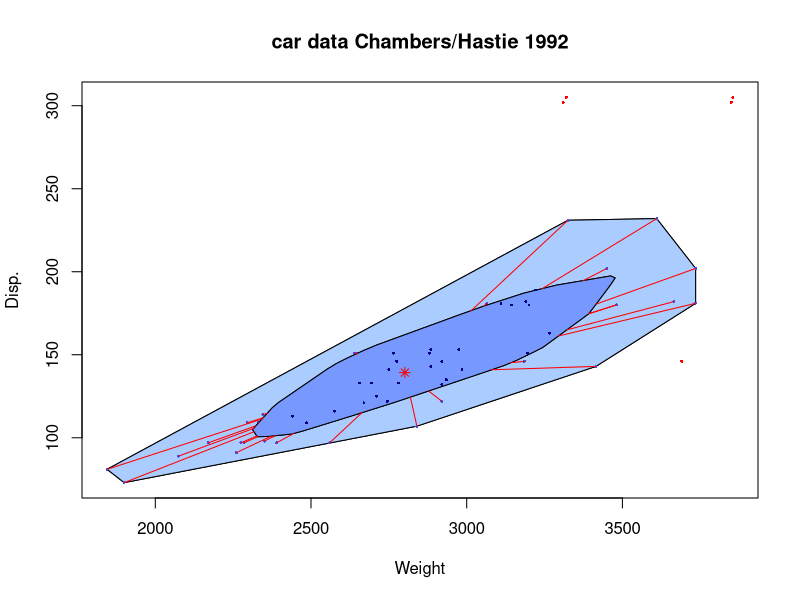

Recreate this plot in R.
# R Graph Gallery  http://addictedtor.free.fr/graphiques/
layout(matrix(1:1))
#--------------------------------------------------------
   
require(rpart) 


####################################"
# the source code for the function
# from
#
# http://www.wiwi.uni-bielefeld.de/~wolf/software/R-wtools/bagplot/bagplot.R
#
####################################
##start:##
compute.bagplot<-function(x,y,
   factor=3, # expanding factor for bag to get the loop 
   approx.limit=300, # limit 
   dkmethod=2, # in 1:2; there are two methods for approximating the bag
   precision=1, # controls precisionn of computation
   verbose=FALSE,debug.plots="no" # tools for debugging 
){

  #pwolf 050921

# define some functions
win<-function(dx,dy){  atan2(y=dy,x=dx) } 
out.of.polygon<-function(xy,pg){ 
  if(nrow(pg)==1) return(pg) 
  pgcenter<-apply(pg,2,mean) 
  pg<-cbind(pg[,1]-pgcenter[1],pg[,2]-pgcenter[2]) 
  xy<-cbind(xy[,1]-pgcenter[1],xy[,2]-pgcenter[2]) 
  extr<-rep(FALSE,nrow(xy)) 
  for(i in seq(nrow(xy))){ 
    alpha<-sort((win(xy[i,1]-pg[,1],xy[i,2]-pg[,2]))%%(2*pi)) 
    extr[i]<-pi<max(diff(alpha)) | 
             pi<(alpha[1]+2*pi-alpha[length(alpha)]) 
  }
  extr
}
cut.z.pg<-function(zx,zy,p1x,p1y,p2x,p2y){ 
  a2<-(p2y-p1y)/(p2x-p1x); a1<-zy/zx
  sx<-(p1y-a2*p1x)/(a1-a2); sy<-a1*sx
  sxy<-cbind(sx,sy) 
  h<-any(is.nan(sxy))||any(is.na(sxy))||any(Inf==abs(sxy)) 
  if(h){
  if(!exists("verbose")) verbose<-FALSE 
    if(verbose) cat("special") 
    # points on line defined by line segment
    h<-0==(a1-a2) & sign(zx)==sign(p1x) 
       sx<-ifelse(h,p1x,sx); sy<-ifelse(h,p1y,sy) 
    h<-0==(a1-a2) & sign(zx)!=sign(p1x) 
       sx<-ifelse(h,p2x,sx); sy<-ifelse(h,p2y,sy) 
    # line segment vertical
    #   & center NOT ON line segment
    h<-p1x==p2x & zx!=p1x & p1x!=0
       sx<-ifelse(h,p1x,sx); sy<-ifelse(h,zy*p1x/zx,sy) 
    #   & center ON line segment
    h<-p1x==p2x & zx!=p1x & p1x==0
       sx<-ifelse(h,p1x,sx); sy<-ifelse(h,0,sy) 
    #   & center ON line segment & point on line
    h<-p1x==p2x & zx==p1x & p1x==0 & sign(zy)==sign(p1y) 
       sx<-ifelse(h,p1x,sx); sy<-ifelse(h,p1y,sy) 
    h<-p1x==p2x & zx==p1x & p1x==0 & sign(zy)!=sign(p1y) 
       sx<-ifelse(h,p1x,sx); sy<-ifelse(h,p2y,sy) 
    #  points identical to end points of line segment
    h<-zx==p1x & zy==p1y; sx<-ifelse(h,p1x,sx); sy<-ifelse(h,p1y,sy) 
    h<-zx==p2x & zy==p2y; sx<-ifelse(h,p2x,sx); sy<-ifelse(h,p2y,sy) 
    # point of z is center
    h<-zx==0 & zy==0; sx<-ifelse(h,0,sx); sy<-ifelse(h,0,sy) 
    sxy<-cbind(sx,sy) 
  } # end of special cases
  #if(verbose){ print(rbind(a1,a2));print(cbind(zx,zy,p1x,p1y,p2x,p2y,sxy))}
  if(!exists("debug.plots")) debug.plots<-"no" 
  if(debug.plots=="all"){ 
    segments(sxy[,1],sxy[,2],zx,zy,col="red") 
    segments(0,0,sxy[,1],sxy[,2],type="l",col="green",lty=2) 
    points(sxy,col="red") 
  }
  return(sxy) 
}
find.cut.z.pg<-function(z,pg,center=c(0,0),debug.plots="no"){ 
  if(!is.matrix(z)) z<-rbind(z) 
  if(1==nrow(pg)) return(matrix(center,nrow(z),2,TRUE)) 
  n.pg<-nrow(pg); n.z<-nrow(z) 
  # center z and pg
  z<-cbind(z[,1]-center[1],z[,2]-center[2]) 
  pgo<-pg; pg<-cbind(pg[,1]-center[1],pg[,2]-center[2]) 
  if(!exists("debug.plots")) debug.plots<-"no" 
  if(debug.plots=="all"){plot(rbind(z,pg,0),bty="n"); points(z,pch="p") 
           lines(c(pg[,1],pg[1,1]),c(pg[,2],pg[1,2]))} 
  # find angles of pg und z
  apg<-win(pg[,1],pg[,2])
  apg[is.nan(apg)]<-0; a<-order(apg); apg<-apg[a]; pg<-pg[a,] 
  az<-win(z[,1],z[,2])
  # find line segments
  segm.no<-apply((outer(apg,az,"<")),2,sum) 
  segm.no<-ifelse(segm.no==0,n.pg,segm.no) 
  next.no<-1+(segm.no %% length(apg)) 
  # compute cut points
  cuts<-cut.z.pg(z[,1],z[,2],pg[segm.no,1],pg[segm.no,2], 
                             pg[next.no,1],pg[next.no,2])
  # rescale
  cuts<-cbind(cuts[,1]+center[1],cuts[,2]+center[2]) 
  return(cuts) 
}
hdepth.of.points<-function(tp,n){ 
  n.tp<-nrow(tp) 
  tphdepth<-rep(0,n.tp); dpi<-2*pi-0.000001 
  minusplus<-c(rep(-1,n),rep(1,n)) 
  for(j in 1:n.tp) {
    dx<-tp[j,1]-xy[,1]; dy<-tp[j,2]-xy[,2]
    a<-win(dx,dy)+pi; h<-a<10;a<-a[h]; ident<-sum(!h) 
    init<-sum(a < pi); a.shift<-(a+pi) %% dpi 
    h<-cumsum(minusplus[order(c(a,a.shift))]) 
    tphdepth[j]<-init+min(h)+1 
    # tphdepth[j]<-init+min(h)+ident; cat("SUMME",ident)
  }
  tphdepth
}
expand.hull<-function(pg,k){

resolution<-floor(20*precision) 
pg0<-xy[hdepth==1,]
pg0<-pg0[chull(pg0[,1],pg0[,2]),] 
end.points<-find.cut.z.pg(pg,pg0,center=center,debug.plots=debug.plots) 
lam<-((0:resolution)^1)/resolution^1

pg.new<-pg 
for(i in 1:nrow(pg)){ 
  tp<-cbind(pg[i,1]+lam*(end.points[i,1]-pg[i,1]), 
            pg[i,2]+lam*(end.points[i,2]-pg[i,2])) 
  hd.tp<-hdepth.of.points(tp,nrow(xy)) 
  ind<-max(sum(hd.tp>=k),1) 
  if(ind<length(hd.tp)){  # hd.tp[ind]>k && 
    tp<-cbind(tp[ind,1]+lam*(tp[ind+1,1]-tp[ind,1]), 
              tp[ind,2]+lam*(tp[ind+1,2]-tp[ind,2]))
    hd.tp<-hdepth.of.points(tp,nrow(xy)) 
    ind<-max(sum(hd.tp>=k),1) 
  }
  pg.new[i,]<-tp[ind,] 
}
pg.new<-pg.new[chull(pg.new[,1],pg.new[,2]),] 
# cat("depth pg.new", hdepth.of.points(pg.new,n))

pg.add<-0.5*(pg.new+rbind(pg.new[-1,],pg.new[1,])) 
end.points<-find.cut.z.pg(pg,pg0,center=center) 
for(i in 1:nrow(pg.add)){ 
  tp<-cbind(pg.add[i,1]+lam*(end.points[i,1]-pg.add[i,1]), 
            pg.add[i,2]+lam*(end.points[i,2]-pg.add[i,2])) 
  hd.tp<-hdepth.of.points(tp,nrow(xy)) 
  ind<-max(sum(hd.tp>=k),1) 
  if(ind<length(hd.tp)){ # hd.tp[ind]>k && 
    tp<-cbind(tp[ind,1]+lam*(tp[ind+1,1]-tp[ind,1]), 
              tp[ind,2]+lam*(tp[ind+1,2]-tp[ind,2]))
    hd.tp<-hdepth.of.points(tp,nrow(xy)) 
    ind<-max(sum(hd.tp>=k),1) 
  }
  pg.add[i,]<-tp[ind,]
}
# cat("depth pg.add", hdepth.of.points(pg.add,n))

pg.new<-rbind(pg.new,pg.add) 
pg.new<-pg.new[chull(pg.new[,1],pg.new[,2]),] 
}
cut.p.sl.p.sl<-function(xy1,m1,xy2,m2){ 
  sx<-(xy2[2]-m2*xy2[1]-xy1[2]+m1*xy1[1])/(m1-m2)
  sy<-xy1[2]-m1*xy1[1]+m1*sx
  if(!is.nan(sy)) return( c(sx,sy) ) 
  if(abs(m1)==Inf) return( c(xy1[1],xy2[2]+m2*(xy1[1]-xy2[1])) ) 
  if(abs(m2)==Inf) return( c(xy2[1],xy1[2]+m1*(xy2[1]-xy1[1])) ) 
}
pos.to.pg<-function(z,pg,reverse=FALSE){
  if(reverse){
    int.no<-apply(outer(pg[,1],z[,1],">="),2,sum) 
    zy.on.pg<-pg[int.no,2]+pg[int.no,3]*(z[,1]-pg[int.no,1])
  }else{
    int.no<-apply(outer(pg[,1],z[,1],"<="),2,sum) 
    zy.on.pg<-pg[int.no,2]+pg[int.no,3]*(z[,1]-pg[int.no,1])
  }
  ifelse(z[,2]<zy.on.pg, "lower","higher") 
}
# check input
xydata<-if(missing(y)) x else cbind(x,y) 
if(is.data.frame(xydata)) xydata<-as.matrix(xydata) 
# select sample in case of large data set
very.large.data.set<-nrow(xydata)>approx.limit 
if(!exists(".Random.seed")) set.seed(13) 
save.seed<-.Random.seed 
if(very.large.data.set){ 
  ind<-sample(seq(nrow(xydata)),size=approx.limit) 
  xy<-xydata[ind,]
} else xy<-xydata
n<-nrow(xy) 
points.in.bag<-floor(n/2) 
# if jittering is needed
# the following two lines can be activated
#xy<-xy+cbind(rnorm(n,0,.0001*sd(xy[,1])),
#             rnorm(n,0,.0001*sd(xy[,2])))
assign(".Random.seed",save.seed,env=.GlobalEnv) 
if(verbose) cat("end of initialization") 

prdata<-prcomp(xydata) 
is.one.dim<-(min(prdata[[1]])/max(prdata[[1]]))<0.0001 
if(is.one.dim){ 
 if(verbose) cat("data set one dimensional") 
  center<-colMeans(xydata) 
  res<-list(xy=xy,xydata=xydata,prdata=prdata,is.one.dim=is.one.dim,center=center) 
  class(res)<-"bagplot" 
 return(res) 
}
if(verbose) cat("data not linear") 

dx<-(outer(xy[,1],xy[,1],"-")) 
dy<-(outer(xy[,2],xy[,2],"-")) 
alpha<-atan2(y=dy,x=dx); diag(alpha)<-1200 
for(j in 1:n) alpha[,j]<-sort(alpha[,j]) 
alpha<-alpha[-n,] ; m<-n-1
## quick look inside, just for check
if(debug.plots=="all"){ 
  plot(xy,bty="n"); xdelta<-abs(diff(range(xy[,1]))); dx<-xdelta*.3 
  for(j in 1:n) {
    p<-xy[j,]; dy<-dx*tan(alpha[,j]) 
    segments(p[1]-dx,p[2]-dy,p[1]+dx,p[2]+dy,col=j) 
    text(p[1]-xdelta*.02,p[2],j,col=j) 
  }
}
if(verbose) print("end of computation of angles") 

hdepth<-rep(0,n); dpi<-2*pi-0.000001 
minusplus<-c(rep(-1,m),rep(1,m)) 
for(j in 1:n) {
  a<-alpha[,j]+pi; h<-a<10; a<-a[h]; init<-sum(a < pi) # hallo 
  a.shift<-(a+pi) %% dpi 
  h<-cumsum(minusplus[order(c(a,a.shift))]) 
  hdepth[j]<-init+min(h)+1 #  or do we have to count identical points?: 
#  hdepth[j]<-init+min(h)+sum(xy[j,1]==xy[,1] & xy[j,2]==xy[,2])# hallo
}
if(verbose){print("end of computation of hdepth:"); print(hdepth)} 
## quick look inside, just for a check
if(debug.plots=="all"){ 
  plot(xy,bty="n") 
  xdelta<-abs(diff(range(xy[,1]))); dx<-xdelta*.1 
  for(j in 1:n) {
    a<-alpha[,j]+pi; a<-a[a<10]; init<-sum(a < pi) 
    a.shift<-(a+pi) %% dpi 
    h<-cumsum(minusplus[ao<-(order(c(a,a.shift)))]) 
    no<-which((init+min(h)) == (init+h))[1] 
    p<-xy[j,]; dy<-dx*tan(alpha[,j]) 
    segments(p[1]-dx,p[2]-dy,p[1]+dx,p[2]+dy,col=j,lty=3) 
    dy<-dx*tan(c(sort(a),sort(a))[no]) 
    segments(p[1]-5*dx,p[2]-5*dy,p[1]+5*dx,p[2]+5*dy,col="black") 
    text(p[1]-xdelta*.02,p[2],hdepth[j],col=1,cex=2.5) 
  }
}

hd.table<-table(sort(hdepth)) 
d.k<-cbind(dk=rev(cumsum(rev(hd.table))), 
           k =as.numeric(names(hd.table))) 
k.1<-sum(points.in.bag<d.k[,1]) 
if(nrow(d.k)>1){ 
  k<-d.k[k.1+1,2]
} else {
  k<-d.k[k.1,2]
}
if(verbose){cat("counts of members of dk:"); print(hd.table)} 
if(verbose){cat("end of computation of k, k=",k)} 

center<-apply(xy[which(hdepth==max(hdepth)),,drop=FALSE],2,mean) 
hull.center<-NULL
if(10<nrow(xy)&&length(hd.table)>2){ 
  n.p<-floor(c(32,16,8)[1+(n>50)+(n>200)]*precision) 
  cands<-xy[rev(order(hdepth))[1:6],] 
  cands<-cands[chull(cands[,1],cands[,2]),]; n.c<-nrow(cands) 

  xyextr<-rbind(apply(cands,2,min),apply(cands,2,max)) 
  h1<-seq(xyextr[1,1],xyextr[2,1],length=n.p) 
  h2<-seq(xyextr[1,2],xyextr[2,2],length=n.p) 
  tp<-cbind(matrix(h1,n.p,n.p)[1:n.p^2], 
            matrix(h2,n.p,n.p,TRUE)[1:n.p^2]) 
  tphdepth<-hdepth.of.points(tp,n) 
  hull.center<-tp[which(tphdepth>=(max(tphdepth))),,drop=FALSE] 
  center<-apply(hull.center,2,mean) 
  cands<-hull.center[chull(hull.center[,1],hull.center[,2]),,drop=F] 
  xyextr<-rbind(apply(cands,2,min),apply(cands,2,max)) 
  xydel<-(xyextr[2,]-xyextr[1,])/n.p
  xyextr<-rbind(xyextr[1,]-xydel,xyextr[2,]+xydel) 
  h1<-seq(xyextr[1,1],xyextr[2,1],length=n.p) 
  h2<-seq(xyextr[1,2],xyextr[2,2],length=n.p) 
  tp<-cbind(matrix(h1,n.p,n.p)[1:n.p^2], 
            matrix(h2,n.p,n.p,TRUE)[1:n.p^2]) 
  tphdepth<-hdepth.of.points(tp,n) 
  hull.center<-tp[which(tphdepth>=max(tphdepth)),,drop=FALSE] 
  center<-apply(hull.center,2,mean) 
  hull.center<-hull.center[chull(hull.center[,1],hull.center[,2]),] 
  if(verbose){cat("hull.center",hull.center); print(table(tphdepth)) } 
}
if(verbose) cat("center depth:",hdepth.of.points(rbind(center),n)) 
if(verbose){print("end of computation of center"); print(center)} 
# cat("HALLO"); print(hdepth.of.points(cbind(6.75,4.85),n))
  if(dkmethod==1){

# inner hull of bag
xyi<-xy[hdepth>=k,,drop=FALSE] 
pdk<-xyi[chull(xyi[,1],xyi[,2]),,drop=FALSE] 
# outer hull of bag
xyo<-xy[hdepth>=(k-1),,drop=FALSE] 
pdk.1<-xyo[chull(xyo[,1],xyo[,2]),,drop=FALSE] 
if(verbose)cat("hull computed:") 
#; if(verbose){print(pdk); print(pdk.1) }
if(debug.plots=="all"){ 
  plot(xy,bty="n") 
  h<-rbind(pdk,pdk[1,]); lines(h,col="red",lty=2) 
  h<-rbind(pdk.1,pdk.1[1,]);lines(h,col="blue",lty=3) 
  points(center[1],center[2],pch=8,col="red") 
}
exp.dk<-expand.hull(pdk,k) 
exp.dk.1<-expand.hull(exp.dk,k-1) # pdk.1,k-1,20) 
  }else{

# define direction for hdepth search
num<-floor(c(417,351,171,85,67,43)[sum(n>c(1,50,100,150,200,250))]*precision) 
num.h<-floor(num/2); angles<-seq(0,pi,length=num.h) 
ang<-tan(pi/2-angles) 
# standardization of data set
xym<-apply(xy,2,mean); xysd<-apply(xy,2,sd) 
xyxy<-cbind((xy[,1]-xym[1])/xysd[1],(xy[,2]-xym[2])/xysd[2]) 
kkk<-k
ia<-1; a<-angles[ia]; xyt<-xyxy%*%c(cos(a),-sin(a)); xyto<-order(xyt) 
# initial for upper part
ind.k <-xyto[kkk]; cutp<-c(xyxy[ind.k,1],-10)
dxy<-diff(range(xyxy)) 
pg<-rbind(c(cutp[1],-dxy,Inf),c(cutp[1],dxy,NA)) 
# initial for lower part
ind.kk<-xyto[n+1-kkk]; cutpl<-c(xyxy[ind.kk,1],10)
pgl<-rbind(c(cutpl[1],dxy,Inf),c(cutpl[1],-dxy,NA)) 
if(debug.plots=="all"){ plot(xyxy,type="p",bty="n") 
# text(xy,,1:n,col="blue")
# hx<-xy[ind.k,c(1,1)]; hy<-xy[ind.k,c(2,2)]
# segments(hx,hy,c(10,-10),hy+ang[ia]*(c(10,-10)-hx),lty=2)
# text(hx+rnorm(1,,.1),hy+rnorm(1,,.1),ia)
}
for(ia in seq(angles)[-1]){ 

# determine critical points pnew and pnewl of direction a
### cat("ia",ia)
a<-angles[ia]; angtan<-ang[ia]; xyt<-xyxy%*%c(cos(a),-sin(a)); xyto<-order(xyt) 
ind.k <-xyto[kkk]; ind.kk<-xyto[n+1-kkk]; pnew<-xyxy[ind.k,]; pnewl<-xyxy[ind.kk,]
if(debug.plots=="all") points(pnew[1],pnew[2],col="red") 
# new limiting lines are defined by pnew / pnewl and slope a
# find segment of polygon that is cut by new limiting line and cut
if(abs(angtan)>1e10){  ###  cat("y=c case") 
    pg.no<-sum(pg[,1]<pnew[1]) 
    cutp<-c(pnew[1],pg[pg.no,2]+pg[pg.no,3]*(pnew[1]-pg[pg.no,1]))
    pg.nol<-sum(pgl[,1]>=pnewl[1]) 
    cutpl<-c(pnewl[1],pgl[pg.nol,2]+pgl[pg.nol,3]*(pnewl[1]-pgl[pg.nol,1]))
}else{    ### cat("normal case")
    pg.inter<-pg[,2]-angtan*pg[,1]; pnew.inter<-pnew[2]-angtan*pnew[1]
    pg.no<-sum(pg.inter<pnew.inter) 
    cutp<-cut.p.sl.p.sl(pnew,ang[ia],pg[pg.no,1:2],pg[pg.no,3]) 
    pg.interl<-pgl[,2]-angtan*pgl[,1]; pnew.interl<-pnewl[2]-angtan*pnewl[1]
    pg.nol<-sum(pg.interl>pnew.interl) 
    cutpl<-cut.p.sl.p.sl(pnewl,angtan,pgl[pg.nol,1:2],pgl[pg.nol,3]) 
}
# update pg, pgl
pg<-rbind(pg[1:pg.no,],c(cutp,angtan),c(cutp[1]+dxy, cutp[2]+angtan*dxy,NA)) 
pgl<-rbind(pgl[1:pg.nol,],c(cutpl,angtan),c(cutpl[1]-dxy, cutpl[2]-angtan*dxy,NA)) 
#########################################
#### cat("angtan",angtan,"pg.no",pg.no,"pkt:",pnew)
# if(ia==stopp) lines(pg,type="b",col="green")
if(debug.plots=="all"){ 
  points(pnew[1],pnew[2],col="red") 
  hx<-xyxy[ind.k,c(1,1)]; hy<-xyxy[ind.k,c(2,2)]
  segments(hx,hy,c(10,-10),hy+ang[ia]*(c(10,-10)-hx),lty=2) 
#  text(hx+rnorm(1,,.1),hy+rnorm(1,,.1),ia)
#print(pg)
# if(ia==stopp) lines(pgl,type="b",col="green")
  points(cutpl[1],cutpl[2],col="red") 
  hx<-xyxy[ind.kk,c(1,1)]; hy<-xyxy[ind.kk,c(2,2)]
  segments(hx,hy,c(10,-10),hy+ang[ia]*(c(10,-10)-hx),lty=2) 
#  text(hx+rnorm(1,,.1),hy+rnorm(1,,.1),ia)
#print(pgl)
}
}
pg<-pg[-nrow(pg),][-1,,drop=F]; pgl<-pgl[-nrow(pgl),][-1,,drop=FALSE] 
indl<-pos.to.pg(pgl,pg); indu<-pos.to.pg(pg,pgl,TRUE)
npg<-nrow(pg); npgl<-nrow(pgl) 
rnuml<-rnumu<-lnuml<-lnumu<-0; sl<-pg[1,1:2]; sr<-pgl[1,1:2]
# right region
if(indl[1]=="higher"&indu[npg]=="lower"){
  rnuml<-which(indl=="lower")[1]-1; xyl<-pgl[rnuml,] # 
  rnumu<-which(rev(indu=="higher"))[1]; xyu<-pg[npg+1-rnumu,] # 
  sr<-cut.p.sl.p.sl(xyl[1:2],xyl[3],xyu[1:2],xyu[3]) 
}
# left region
if(indl[npgl]=="higher"&indu[1]=="lower"){
  lnuml<-which(rev(indl=="lower"))[1]; xyl<-pgl[npgl+1-lnuml,] # 
  lnumu<-which(indu=="higher")[1]-1; xyu<-pg[lnumu,] #? 
  sl<-cut.p.sl.p.sl(xyl[1:2],xyl[3],xyu[1:2],xyu[3]) 
}
pgl<-pgl[(rnuml+1):(npgl-lnuml),1:2,drop=FALSE] 
pg <-pg [(lnumu+1):(npg -rnumu),1:2,drop=FALSE] 
pg<-rbind(pg,sr,pgl,sl) 
pg<-pg[chull(pg[,1],pg[,2]),] 
if(debug.plots=="all") lines(rbind(pg,pg[1,]),col="red") 
exp.dk<-cbind(pg[,1]*xysd[1]+xym[1],pg[,2]*xysd[2]+xym[2]) 
if(kkk>1) kkk<-kkk-1
ia<-1; a<-angles[ia]; xyt<-xyxy%*%c(cos(a),-sin(a)); xyto<-order(xyt) 
# initial for upper part
ind.k <-xyto[kkk]; cutp<-c(xyxy[ind.k,1],-10)
dxy<-diff(range(xyxy)) 
pg<-rbind(c(cutp[1],-dxy,Inf),c(cutp[1],dxy,NA)) 
# initial for lower part
ind.kk<-xyto[n+1-kkk]; cutpl<-c(xyxy[ind.kk,1],10)
pgl<-rbind(c(cutpl[1],dxy,Inf),c(cutpl[1],-dxy,NA)) 
if(debug.plots=="all"){ plot(xyxy,type="p",bty="n") 
# text(xy,,1:n,col="blue")
# hx<-xy[ind.k,c(1,1)]; hy<-xy[ind.k,c(2,2)]
# segments(hx,hy,c(10,-10),hy+ang[ia]*(c(10,-10)-hx),lty=2)
# text(hx+rnorm(1,,.1),hy+rnorm(1,,.1),ia)
}
for(ia in seq(angles)[-1]){ 

# determine critical points pnew and pnewl of direction a
### cat("ia",ia)
a<-angles[ia]; angtan<-ang[ia]; xyt<-xyxy%*%c(cos(a),-sin(a)); xyto<-order(xyt) 
ind.k <-xyto[kkk]; ind.kk<-xyto[n+1-kkk]; pnew<-xyxy[ind.k,]; pnewl<-xyxy[ind.kk,]
if(debug.plots=="all") points(pnew[1],pnew[2],col="red") 
# new limiting lines are defined by pnew / pnewl and slope a
# find segment of polygon that is cut by new limiting line and cut
if(abs(angtan)>1e10){  ###  cat("y=c case") 
    pg.no<-sum(pg[,1]<pnew[1]) 
    cutp<-c(pnew[1],pg[pg.no,2]+pg[pg.no,3]*(pnew[1]-pg[pg.no,1]))
    pg.nol<-sum(pgl[,1]>=pnewl[1]) 
    cutpl<-c(pnewl[1],pgl[pg.nol,2]+pgl[pg.nol,3]*(pnewl[1]-pgl[pg.nol,1]))
}else{    ### cat("normal case")
    pg.inter<-pg[,2]-angtan*pg[,1]; pnew.inter<-pnew[2]-angtan*pnew[1]
    pg.no<-sum(pg.inter<pnew.inter) 
    cutp<-cut.p.sl.p.sl(pnew,ang[ia],pg[pg.no,1:2],pg[pg.no,3]) 
    pg.interl<-pgl[,2]-angtan*pgl[,1]; pnew.interl<-pnewl[2]-angtan*pnewl[1]
    pg.nol<-sum(pg.interl>pnew.interl) 
    cutpl<-cut.p.sl.p.sl(pnewl,angtan,pgl[pg.nol,1:2],pgl[pg.nol,3]) 
}
# update pg, pgl
pg<-rbind(pg[1:pg.no,],c(cutp,angtan),c(cutp[1]+dxy, cutp[2]+angtan*dxy,NA)) 
pgl<-rbind(pgl[1:pg.nol,],c(cutpl,angtan),c(cutpl[1]-dxy, cutpl[2]-angtan*dxy,NA)) 
#########################################
#### cat("angtan",angtan,"pg.no",pg.no,"pkt:",pnew)
# if(ia==stopp) lines(pg,type="b",col="green")
if(debug.plots=="all"){ 
  points(pnew[1],pnew[2],col="red") 
  hx<-xyxy[ind.k,c(1,1)]; hy<-xyxy[ind.k,c(2,2)]
  segments(hx,hy,c(10,-10),hy+ang[ia]*(c(10,-10)-hx),lty=2) 
#  text(hx+rnorm(1,,.1),hy+rnorm(1,,.1),ia)
#print(pg)
# if(ia==stopp) lines(pgl,type="b",col="green")
  points(cutpl[1],cutpl[2],col="red") 
  hx<-xyxy[ind.kk,c(1,1)]; hy<-xyxy[ind.kk,c(2,2)]
  segments(hx,hy,c(10,-10),hy+ang[ia]*(c(10,-10)-hx),lty=2) 
#  text(hx+rnorm(1,,.1),hy+rnorm(1,,.1),ia)
#print(pgl)
}
}
pg<-pg[-nrow(pg),][-1,,drop=F]; pgl<-pgl[-nrow(pgl),][-1,,drop=FALSE] 
indl<-pos.to.pg(pgl,pg); indu<-pos.to.pg(pg,pgl,TRUE)
npg<-nrow(pg); npgl<-nrow(pgl) 
rnuml<-rnumu<-lnuml<-lnumu<-0; sl<-pg[1,1:2]; sr<-pgl[1,1:2]
# right region
if(indl[1]=="higher"&indu[npg]=="lower"){
  rnuml<-which(indl=="lower")[1]-1; xyl<-pgl[rnuml,] # 
  rnumu<-which(rev(indu=="higher"))[1]; xyu<-pg[npg+1-rnumu,] # 
  sr<-cut.p.sl.p.sl(xyl[1:2],xyl[3],xyu[1:2],xyu[3]) 
}
# left region
if(indl[npgl]=="higher"&indu[1]=="lower"){
  lnuml<-which(rev(indl=="lower"))[1]; xyl<-pgl[npgl+1-lnuml,] # 
  lnumu<-which(indu=="higher")[1]-1; xyu<-pg[lnumu,] #? 
  sl<-cut.p.sl.p.sl(xyl[1:2],xyl[3],xyu[1:2],xyu[3]) 
}
pgl<-pgl[(rnuml+1):(npgl-lnuml),1:2,drop=FALSE] 
pg <-pg [(lnumu+1):(npg -rnumu),1:2,drop=FALSE] 
pg<-rbind(pg,sr,pgl,sl) 
pg<-pg[chull(pg[,1],pg[,2]),] 
if(debug.plots=="all") lines(rbind(pg,pg[1,]),col="red") 
exp.dk.1<-cbind(pg[,1]*xysd[1]+xym[1],pg[,2]*xysd[2]+xym[2]) 
  }

lambda<-if(nrow(d.k)==1) 0.5 else 
                         (n/2-d.k[k.1+1,1])/(d.k[k.1,1]-d.k[k.1+1,1])
if(verbose) cat("lambda",lambda) 

cut.on.pdk.1<-find.cut.z.pg(exp.dk,  exp.dk.1,center=center) 
cut.on.pdk  <-find.cut.z.pg(exp.dk.1,exp.dk,  center=center) 
# expand inner polgon
h1<-(1-lambda)*exp.dk+lambda*cut.on.pdk.1 
# shrink outer polygon
h2<-(1-lambda)*cut.on.pdk+lambda*exp.dk.1 
h<-rbind(h1,h2); hull.bag<-h[chull(h[,1],h[,2]),] 
if(verbose)cat("bag completed:") #if(verbose)print(hull.bag) 
if(debug.plots=="all"){   lines(hull.bag,col="red") } 

hull.loop<-cbind(hull.bag[,1]-center[1],hull.bag[,2]-center[2]) 
hull.loop<-factor*hull.loop 
hull.loop<-cbind(hull.loop[,1]+center[1],hull.loop[,2]+center[2]) 
if(verbose) cat("loop computed") 

if(!very.large.data.set){ 
  pxy.bag    <-xydata[hdepth>= k   ,,drop=FALSE] 
  pkt.cand   <-xydata[hdepth==(k-1),,drop=FALSE] 
  pkt.not.bag<-xydata[hdepth< (k-1),,drop=FALSE] 
  if(length(pkt.cand)>0){ 
    outside<-out.of.polygon(pkt.cand,hull.bag) 
    if(sum(!outside)>0) 
      pxy.bag    <-rbind(pxy.bag,     pkt.cand[!outside,]) 
    if(sum( outside)>0) 
      pkt.not.bag<-rbind(pkt.not.bag, pkt.cand[ outside,]) 
  }
}else {
  extr<-out.of.polygon(xydata,hull.bag) 
  pxy.bag    <-xydata[!extr,]
  pkt.not.bag<-xydata[extr,,drop=FALSE] 
}
if(length(pkt.not.bag)>0){ 
  extr<-out.of.polygon(pkt.not.bag,hull.loop) 
  pxy.outlier<-pkt.not.bag[extr,,drop=FALSE] 
  if(0==length(pxy.outlier)) pxy.outlier<-NULL 
  pxy.outer<-pkt.not.bag[!extr,,drop=FALSE] 
}else{
  pxy.outer<-pxy.outlier<-NULL 
}
if(verbose) cat("points of bag, outer points and outlier identified") 

hull.loop<-rbind(pxy.outer,hull.bag) 
hull.loop<-hull.loop[chull(hull.loop[,1],hull.loop[,2]),] 
if(verbose) cat("end of computation of loop") 

assign(".Random.seed",save.seed,env=.GlobalEnv) 
res<-list( 
 center=center,
 pxy.bag=pxy.bag,
 pxy.outer=if(length(pxy.outer)>0) pxy.outer else NULL, 
 pxy.outlier=if(length(pxy.outlier)>0) pxy.outlier else NULL, 
 hull.center=hull.center,
 hull.bag=hull.bag,
 hull.loop=hull.loop,
 hdepths=hdepth,
 is.one.dim=is.one.dim, 
 prdata=prdata,
 xy=xy,xydata=xydata
)
if(verbose) res<-c(res,list(exp.dk=exp.dk,exp.dk.1=exp.dk.1,hdepth=hdepth)) 
class(res)<-"bagplot" 
return(res) 
}
plot.bagplot<-function(bagplot.obj, 
   show.outlier=TRUE,# if TRUE outlier are shown 
   show.whiskers=TRUE, # if TRUE whiskers are shown 
   show.looppoints=TRUE, # if TRUE points in loop are shown 
   show.bagpoints=TRUE, # if TRUE points in bag are shown 
   show.loophull=TRUE, # if TRUE loop is shown 
   show.baghull=TRUE, # if TRUE bag is shown 
   add=FALSE, # if TRUE graphical elements are added to actual plot
   pch=16,cex=.4,..., # to define further parameters of plot
   verbose=FALSE # tools for debugging
){

win<-function(dx,dy){  atan2(y=dy,x=dx) } 

cut.z.pg<-function(zx,zy,p1x,p1y,p2x,p2y){ 
  a2<-(p2y-p1y)/(p2x-p1x); a1<-zy/zx
  sx<-(p1y-a2*p1x)/(a1-a2); sy<-a1*sx
  sxy<-cbind(sx,sy) 
  h<-any(is.nan(sxy))||any(is.na(sxy))||any(Inf==abs(sxy)) 
  if(h){
  if(!exists("verbose")) verbose<-FALSE 
    if(verbose) cat("special") 
    # points on line defined by line segment
    h<-0==(a1-a2) & sign(zx)==sign(p1x) 
       sx<-ifelse(h,p1x,sx); sy<-ifelse(h,p1y,sy) 
    h<-0==(a1-a2) & sign(zx)!=sign(p1x) 
       sx<-ifelse(h,p2x,sx); sy<-ifelse(h,p2y,sy) 
    # line segment vertical
    #   & center NOT ON line segment
    h<-p1x==p2x & zx!=p1x & p1x!=0
       sx<-ifelse(h,p1x,sx); sy<-ifelse(h,zy*p1x/zx,sy) 
    #   & center ON line segment
    h<-p1x==p2x & zx!=p1x & p1x==0
       sx<-ifelse(h,p1x,sx); sy<-ifelse(h,0,sy) 
    #   & center ON line segment & point on line
    h<-p1x==p2x & zx==p1x & p1x==0 & sign(zy)==sign(p1y) 
       sx<-ifelse(h,p1x,sx); sy<-ifelse(h,p1y,sy) 
    h<-p1x==p2x & zx==p1x & p1x==0 & sign(zy)!=sign(p1y) 
       sx<-ifelse(h,p1x,sx); sy<-ifelse(h,p2y,sy) 
    #  points identical to end points of line segment
    h<-zx==p1x & zy==p1y; sx<-ifelse(h,p1x,sx); sy<-ifelse(h,p1y,sy) 
    h<-zx==p2x & zy==p2y; sx<-ifelse(h,p2x,sx); sy<-ifelse(h,p2y,sy) 
    # point of z is center
    h<-zx==0 & zy==0; sx<-ifelse(h,0,sx); sy<-ifelse(h,0,sy) 
    sxy<-cbind(sx,sy) 
  } # end of special cases
  #if(verbose){ print(rbind(a1,a2));print(cbind(zx,zy,p1x,p1y,p2x,p2y,sxy))}
  if(!exists("debug.plots")) debug.plots<-"no" 
  if(debug.plots=="all"){ 
    segments(sxy[,1],sxy[,2],zx,zy,col="red") 
    segments(0,0,sxy[,1],sxy[,2],type="l",col="green",lty=2) 
    points(sxy,col="red") 
  }
  return(sxy) 
}

find.cut.z.pg<-function(z,pg,center=c(0,0),debug.plots="no"){ 
  if(!is.matrix(z)) z<-rbind(z) 
  if(1==nrow(pg)) return(matrix(center,nrow(z),2,TRUE)) 
  n.pg<-nrow(pg); n.z<-nrow(z) 
  # center z and pg
  z<-cbind(z[,1]-center[1],z[,2]-center[2]) 
  pgo<-pg; pg<-cbind(pg[,1]-center[1],pg[,2]-center[2]) 
  if(!exists("debug.plots")) debug.plots<-"no" 
  if(debug.plots=="all"){plot(rbind(z,pg,0),bty="n"); points(z,pch="p") 
           lines(c(pg[,1],pg[1,1]),c(pg[,2],pg[1,2]))} 
  # find angles of pg und z
  apg<-win(pg[,1],pg[,2])
  apg[is.nan(apg)]<-0; a<-order(apg); apg<-apg[a]; pg<-pg[a,] 
  az<-win(z[,1],z[,2])
  # find line segments
  segm.no<-apply((outer(apg,az,"<")),2,sum) 
  segm.no<-ifelse(segm.no==0,n.pg,segm.no) 
  next.no<-1+(segm.no %% length(apg)) 
  # compute cut points
  cuts<-cut.z.pg(z[,1],z[,2],pg[segm.no,1],pg[segm.no,2], 
                             pg[next.no,1],pg[next.no,2])
  # rescale
  cuts<-cbind(cuts[,1]+center[1],cuts[,2]+center[2]) 
  return(cuts) 
}
 for(i in seq(along=bagplot.obj)) 
    eval(parse(text=paste(names(bagplot.obj)[i],"<-bagplot.obj[[",i,"]]"))) 
 if(is.one.dim){ 

  if(verbose) cat("data set one dimensional") 
  prdata<-prdata[[2]];
  trdata<-xydata%*%prdata; ytr<-mean(trdata[,2]) 
  boxplotres<-boxplot(trdata[,1],plot=FALSE) 
  dy<-0.1*diff(range(stats<-boxplotres$stats)) 
  dy<-0.05*mean(c(diff(range(xydata[,1])), 
                  diff(range(xydata[,2])))) 
  segtr<-rbind(cbind(stats[2:4],ytr-dy,stats[2:4],ytr+dy), 
               cbind(stats[c(2,2)],ytr+c(dy,-dy), 
                     stats[c(4,4)],ytr+c(dy,-dy)),
               cbind(stats[c(2,4)],ytr,stats[c(1,5)],ytr)) 
  segm<-cbind(segtr[,1:2]%*%t(prdata), 
              segtr[,3:4]%*%t(prdata))
  if(!add) plot(xydata,type="n",bty="n",pch=16,cex=.2,...) 
  extr<-c(min(segm[6,3],segm[7,3]),max(segm[6,3],segm[7,3])) 
  extr<-extr+c(-1,1)*0.000001*diff(extr) 
  xydata<-xydata[xydata[,1]<extr[1] |
                 xydata[,1]>extr[2],,drop=FALSE] 
  if(0<nrow(xydata))points(xydata[,1],xydata[,2],pch=pch,cex=cex) 
  segments(segm[,1],segm[,2],segm[,3],segm[,4],) 
  return("one dimensional boxplot plottet") 
 }

if(!add) plot(xydata,type="n",pch=pch,cex=cex,bty="n",...) 
if(verbose) text(xy[,1],xy[,2],paste(as.character(hdepth)),cex=2) 
# loop: ------------------------------------------------------
if(show.loophull){ # fill loop 
    h<-rbind(hull.loop,hull.loop[1,]); lines(h[,1],h[,2],lty=1) 
    polygon(hull.loop[,1],hull.loop[,2],col="#aaccff") 
}
if(show.looppoints && length(pxy.outer)>0){ # points in loop 
    points(pxy.outer[,1],pxy.outer[,2],col="#3355ff",pch=pch,cex=cex) 
}
# bag: -------------------------------------------------------
if(show.baghull){ # fill bag 
    h<-rbind(hull.bag,hull.bag[1,]); lines(h[,1],h[,2],lty=1) 
    polygon(hull.bag[,1],hull.bag[,2],col="#7799ff") 
}
if(show.bagpoints && length(pxy.bag)>0){ # points in bag 
    points(pxy.bag[,1],pxy.bag[,2],col="#000088",pch=pch,cex=cex) 
}
# whiskers
if(show.whiskers && length(pxy.outer)>0){ 
    debug.plots<-"not" 
    pkt.cut<-find.cut.z.pg(pxy.outer,hull.bag,center=center) 
    segments(pxy.outer[,1],pxy.outer[,2],pkt.cut[,1],pkt.cut[,2],col="red") 
}
# outlier: --------------------------------------------------
if(show.outlier && length(pxy.outlier)>0){ # points in loop 
      points(pxy.outlier[,1],pxy.outlier[,2],col="red",pch=pch,cex=cex) 
}
# center:
if(exists("hull.center")&&length(hull.center)>2){ 
    h<-rbind(hull.center,hull.center[1,]); lines(h[,1],h[,2],lty=1) 
    polygon(hull.center[,1],hull.center[,2],col="orange") 
}
  points(center[1],center[2],pch=8,col="red") 
if(verbose){
   h<-rbind(exp.dk,exp.dk[1,]); lines(h,col="blue",lty=2) 
   h<-rbind(exp.dk.1,exp.dk.1[1,]); lines(h,col="black",lty=2) 
   if(exists("tphdepth")) 
      text(tp[,1],tp[,2],as.character(tphdepth),col="green") 
   text(xy[,1],xy[,2],paste(as.character(hdepth)),cex=2) 
   points(center[1],center[2],pch=8,col="red") 
}
"bagplot plottet"
}
bagplot<-function(x,y,
   factor=3, # expanding factor for bag to get the loop 
   approx.limit=300, # limit 
   show.outlier=TRUE,# if TRUE outlier are shown 
   show.whiskers=TRUE, # if TRUE whiskers are shown 
   show.looppoints=TRUE, # if TRUE points in loop are shown 
   show.bagpoints=TRUE, # if TRUE points in bag are shown 
   show.loophull=TRUE, # if TRUE loop is shown 
   show.baghull=TRUE, # if TRUE bag is shown 
   create.plot=TRUE, # if TRUE a plot is created 
   add=FALSE, # if TRUE graphical elements are added to actual plot
   pch=16,cex=.4,..., # to define further parameters of plot
   dkmethod=2, # in 1:2; there are two methods for approximating the bag
   precision=1, # controls precisionn of computation
   verbose=FALSE,debug.plots="" # tools for debugging 
){
  bo<-compute.bagplot(x=x,y=y,factor=factor,approx.limit=approx.limit, 
                      dkmethod=dkmethod,precision=precision,
                      verbose=verbose,debug.plots=debug.plots) 
  if(create.plot){ 
    plot(bo, 
     show.outlier=show.outlier, 
     show.whiskers=show.whiskers, 
     show.looppoints=show.looppoints, 
     show.bagpoints=show.bagpoints, 
     show.loophull=show.loophull, 
     show.baghull=show.baghull, 
     add=add,pch=pch,cex=cex,...,
     verbose=verbose
    )
  }
}
##:start##
#:0



#############################################
##### the plot

cardata <- car.test.frame[,6:7] 
bagplot(cardata,verbose=F,factor=3,show.baghull=T,dkmethod=2, 
show.loophull=T,precision=1) 
title("car data Chambers/Hastie 1992") 
box() 


#--------------------------------------------------------
layout(matrix(1:1))